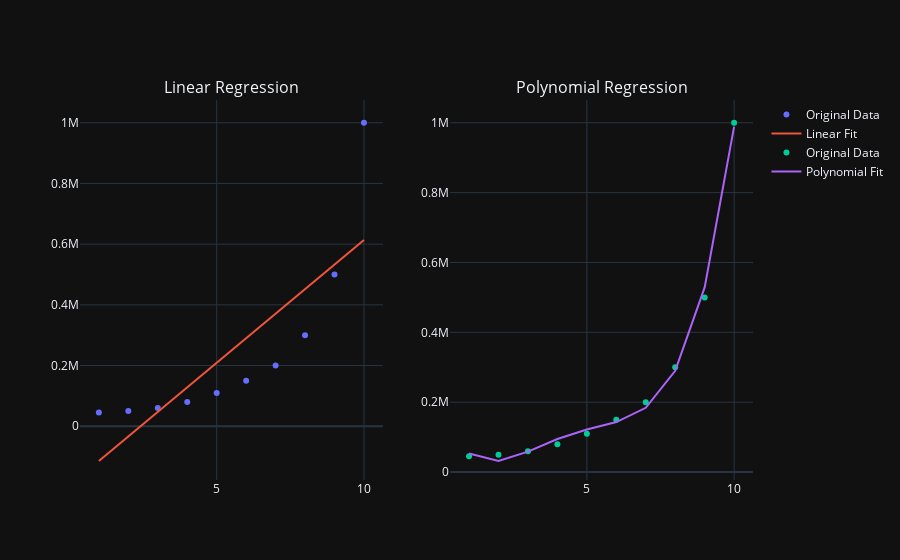

Write notebook code for a chart like this one.
### Markdown cell above
## Step 3 Lets Compare

### Code cell
fig = make_subplots(rows = 1, cols = 2, subplot_titles = ['Linear Regression', 'Polynomial Regression'])
fig.add_scatter(row = 1, col = 1, x = X.flatten(), y = y.flatten(), mode = 'markers', name = 'Original Data')
fig.add_scatter(row = 1, col = 1, x = X.flatten(), y = lin_reg.predict(X), mode = 'lines', name = 'Linear Fit')
fig.add_scatter(row = 1, col = 2, x = X.flatten(), y = y.flatten(), mode = 'markers', name = 'Original Data')
fig.add_scatter(row = 1, col = 2, x = X.flatten(), y = lin_reg_2.predict(X_poly), mode = 'lines', name = 'Polynomial Fit')

### Figure 1 — Plotly figure (JSON) as saved in the notebook; plotly's stock layout.template omitted (floating-point values rounded to 4 significant figures)
{"data": [{"mode": "markers", "name": "Original Data", "type": "scatter", "x": [1, 2, 3, 4, 5, 6, 7, 8, 9, 10], "xaxis": "x", "y": [45000, 50000, 60000, 80000, 110000, 150000, 200000, 300000, 500000, 1000000], "yaxis": "y"}, {"mode": "lines", "name": "Linear Fit", "type": "scatter", "x": [1, 2, 3, 4, 5, 6, 7, 8, 9, 10], "xaxis": "x", "y": [-114500.0, -33580.0, 47300.0, 128200.0, 209100.0, 289900.0, 370800.0, 451700.0, 532600.0, 613500.0], "yaxis": "y"}, {"mode": "markers", "name": "Original Data", "type": "scatter", "x": [1, 2, 3, 4, 5, 6, 7, 8, 9, 10], "xaxis": "x2", "y": [45000, 50000, 60000, 80000, 110000, 150000, 200000, 300000, 500000, 1000000], "yaxis": "y2"}, {"mode": "lines", "name": "Polynomial Fit", "type": "scatter", "x": [1, 2, 3, 4, 5, 6, 7, 8, 9, 10], "xaxis": "x2", "y": [53360.0, 31760.0, 58640.0, 94630.0, 121700.0, 143300.0, 184000.0, 290000.0, 528700.0, 988900.0], "yaxis": "y2"}], "layout": {"annotations": [{"font": {"size": 16}, "showarrow": false, "text": "Linear Regression", "x": 0.225, "xanchor": "center", "xref": "paper", "y": 1, "yanchor": "bottom", "yref": "paper"}, {"font": {"size": 16}, "showarrow": false, "text": "Polynomial Regression", "x": 0.775, "xanchor": "center", "xref": "paper", "y": 1, "yanchor": "bottom", "yref": "paper"}], "autosize": true, "xaxis": {"anchor": "y", "autorange": true, "domain": [0, 0.45], "range": [0.3296, 10.67], "type": "linear"}, "xaxis2": {"anchor": "y2", "autorange": true, "domain": [0.55, 1], "range": [0.3296, 10.67], "type": "linear"}, "yaxis": {"anchor": "x", "autorange": true, "domain": [0, 1], "range": [-177300.0, 1080000.0], "type": "linear"}, "yaxis2": {"anchor": "x2", "autorange": true, "domain": [0, 1], "range": [-24950.0, 1070000.0], "type": "linear"}}}
